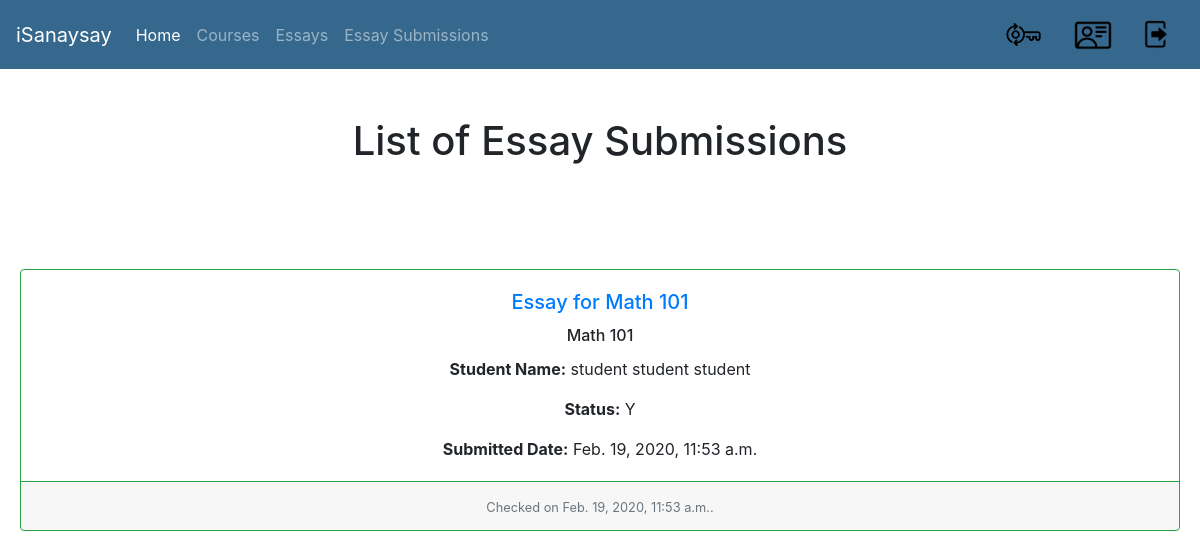
Before: /isanaysay/view_essay_submissions_for_teacher (signed in) with the older database file.
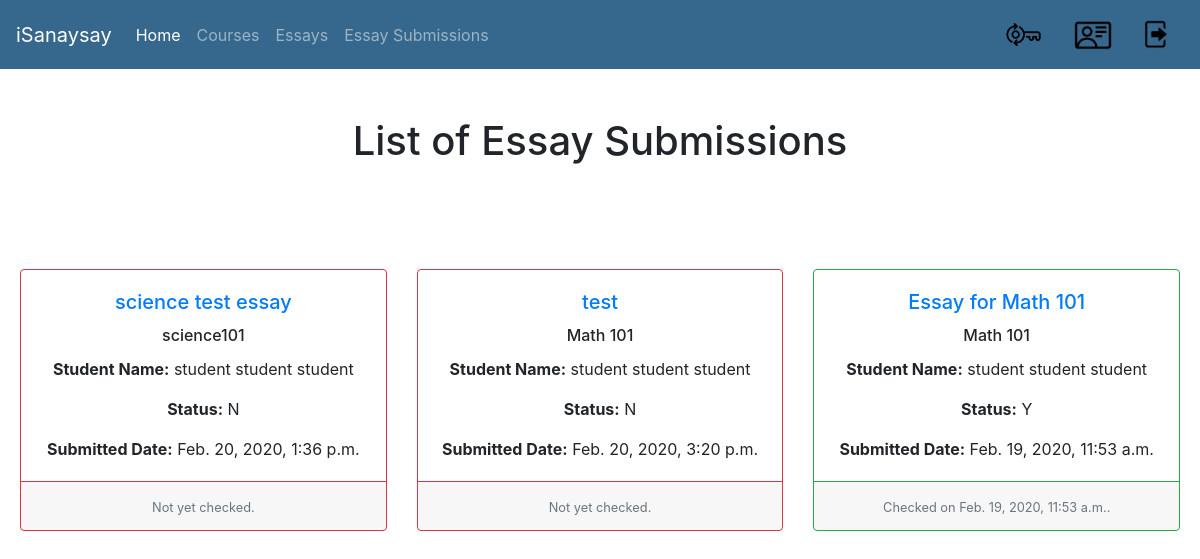
After: the same page with the newer database file.
### users/models.py (models this page shows, shortened)
class EssaySubmission(models.Model):
    pass
    isChecked_Choices = (
        ('Y', 'Yes'),
        ('N', 'No'),
    )
    essay = models.ForeignKey(Essay, verbose_name="Essay", on_delete = models.CASCADE)
    student = models.ForeignKey(CustomUser, verbose_name="Student", on_delete = models.CASCADE)
    content = models.CharField(verbose_name="Essay Content", max_length=3000)
    isChecked = models.CharField(max_length=1,choices=isChecked_Choices, default='N', verbose_name="Checked or Not Checked")
    submitted_date = models.DateTimeField(verbose_name="Essay Submission Date", auto_now_add=True)
    checked_date = models.DateTimeField(verbose_name="Essay Checked Date", auto_now_add=True)
    grammar_score = models.FloatField(verbose_name="Grammar Score", default=0)
    spelling_score = models.FloatField(verbose_name="Spelling Score", default=0)
    content_score = models.FloatField(verbose_name="Content Score", default=0)

class Essay(models.Model):
    course = models.ForeignKey(Course, verbose_name="Course", on_delete = models.CASCADE)
    name = models.CharField(verbose_name="Essay Name", max_length=300)
    essay_description = models.CharField(verbose_name="Essay Description", max_length=1500)
    essay_code = models.CharField(verbose_name="Essay Code", max_length=100)
    maximum_length = models.IntegerField(verbose_name="Maximum Length")
    start_date_time = models.DateTimeField(verbose_name="Essay Start Date and Time")
    end_date_time = models.DateTimeField(verbose_name="Essay End Date and Time")
    criteria_no_1 = models.FloatField(verbose_name="Grammar",default=0)
    criteria_no_2 = models.FloatField(verbose_name="Spelling",default=0)
    criteria_no_3 = models.FloatField(verbose_name="Content",default=0)
    words = models.CharField(verbose_name="Words",max_length=10000,default="")
    def __str__(self):
        return "%s" % self.name

class Course(models.Model):
    pass
    semester_Choices = (
        ('A', 'First Semester'),
        ('B', 'Second Semester'),
        ('C', 'Summer'),
    )
    shoolYear_Choices = (
        ('1', '2019-2020'),
        ('2', '2020-2021'),
        ('3', '2021-2022'),
    )
    name = models.CharField(verbose_name="Course Name", max_length=128)
    course_code = models.CharField(verbose_name="Course Code", max_length=128)
    course_description = models.CharField(verbose_name="Course Description", max_length=500)
    course_detail = models.CharField(verbose_name="Course Detail", max_length=100)
    course_unit = models.IntegerField(verbose_name="Course Units", default=3)
    course_semester = models.CharField(max_length=1,choices=semester_Choices, default='A', verbose_name="Semester")
    course_school_year = models.CharField(max_length=1,choices=shoolYear_Choices, default='20', verbose_name="School Year")
    start_date = models.DateField(verbose_name="Course Start Date")
    end_date = models.DateField(verbose_name="Course End Date")
    students = models.ManyToManyField(CustomUser, related_name='students_enrolled')
    teacher = models.ForeignKey(CustomUser, verbose_name="Teacher", on_delete = models.CASCADE)
    def __str__(self):
        return "%s" % self.course_code

class CustomUser(AbstractUser):
    pass
    isStudent_Choices = (
        ('S', 'Student'),
        ('T', 'Teacher'),
    )
    first_name = models.CharField(verbose_name="First Name", max_length=100, default="")
    middle_name = models.CharField(verbose_name="Middle Name", max_length=100, default="")
    last_name = models.CharField(verbose_name="Last Name", max_length=100, default="")
    email_address = models.CharField(verbose_name="Email Address", max_length=100, default="some@email.com")
    id_number = models.CharField(verbose_name="ID Number", max_length=50, default="")
    isStudent = models.CharField(max_length=1,choices=isStudent_Choices, default='S', verbose_name="Student or Teacher")
    def __str__(self):
        return self.first_name + " " + self.middle_name + " " + self.last_name

### users/views.py (the view)
def view_essay_submissions_for_teacher(request):
    user_id = request.user.id
    template = "list_essay_submission_for_teacher.html"
    essay_submissions = EssaySubmission.objects.select_related('essay','student').order_by('isChecked')
    essays = Essay.objects.select_related('course')
    courses = Course.objects.select_related('teacher').filter(teacher__id=user_id)
    essays_owned_list = []
    for x in courses:
        for y in essays:
            if x.id == y.course.id:
                essays_owned_list.append(y.id)
    print(essays_owned_list)
    for x in essay_submissions:
        if x.essay.id not in essays_owned_list:
            essay_submissions = essay_submissions.exclude(essay__id=x.essay.id)
    context = {
        'essay_submissions': essay_submissions,
    }
    return render(request, template, context)

### templates/list_essay_submission_for_teacher.html (shortened to what this page needs)
{% extends 'base.html' %}
{% block content %}
	<div id="parent"><div id="child"><br/><br/>
		<h1>List of Essay Submissions</h1> <br /><br /> <br /><br />
	<div class="card-deck">
				{% for essay_submission in essay_submissions %}
				{% ifequal essay_submission.isChecked 'N' %}
  <div class="card border-danger">
    <div class="card-body">
      <a href="{% url 'view-essay-submission-for-checking' essay_submission.id %}"><h5 class="card-title">{{ essay_submission.essay }}</h5> </a>
      <h6 class="card-title">{{ essay_submission.essay.course }}</h6>
      <p class="card-text"><b>Student Name:</b> {{ essay_submission.student }}</p>
      <p class="card-text"><b>Status:</b> {{ essay_submission.isChecked }}</p>
      <p class="card-text"><b>Submitted Date:</b> {{ essay_submission.submitted_date }}</p>
    </div>
    <div class="card-footer border-danger">
      <small class="text-muted">Not yet checked.</small>
    </div>
  </div>
  {% endifequal %}
	{% ifequal essay_submission.isChecked 'Y' %}
  <div class="card border-success">
    <div class="card-body">
      <a href="{% url 'view-essay-submission-for-checking' essay_submission.id %}"><h5 class="card-title">{{ essay_submission.essay }}</h5> </a>
      <h6 class="card-title">{{ essay_submission.essay.course }}</h6>
      <p class="card-text"><b>Student Name:</b> {{ essay_submission.student }}</p>
      <p class="card-text"><b>Status:</b> {{ essay_submission.isChecked }}</p>
      <p class="card-text"><b>Submitted Date:</b> {{ essay_submission.submitted_date }}</p>
    </div>
    <div class="card-footer border-success">
      <small class="text-muted">Checked on {{ essay_submission.checked_date }}.</small>
    </div>
  </div>
  {% endifequal %}
  {% endfor %}
</div>
	</div></div>
{% endblock %}

Changed rows visible on the page:
added EssaySubmission: essay "science test essay", essay.course "science101", student "student student student", isChecked "N", submitted_date "Feb. 20, 2020, 1:36 p.m."
added EssaySubmission: essay "test", essay.course "Math 101", student "student student student", isChecked "N", submitted_date "Feb. 20, 2020, 3:20 p.m."
